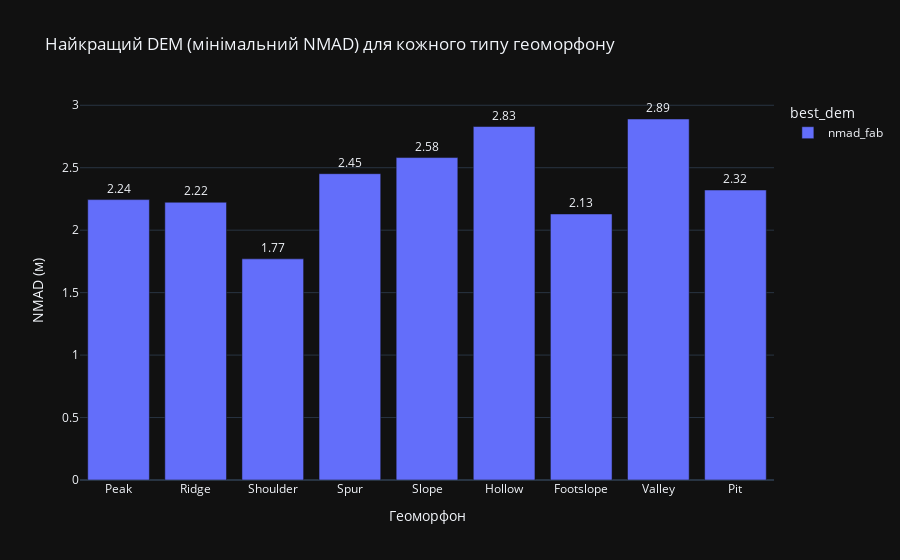

Write notebook code for a chart like this one.
### Code cell
import plotly.express as px

# Додаємо назву геоморфону
agg_by_geomorphon["landform"] = agg_by_geomorphon["fab_dem_geomorphon"].map(landform_names)

# Сортуємо за порядком геоморфону (опційно)
agg_by_geomorphon = agg_by_geomorphon.sort_values("fab_dem_geomorphon")

# Створюємо графік
fig = px.bar(
    agg_by_geomorphon,
    x="landform",
    y="best_nmad",
    color="best_dem",
    text="best_nmad",
    title="Найкращий DEM (мінімальний NMAD) для кожного типу геоморфону",
    labels={"best_nmad": "NMAD (м)", "landform": "Геоморфон"}
)

# Додаткові налаштування
fig.update_traces(texttemplate='%{text:.2f}', textposition='outside')
fig.update_layout(uniformtext_minsize=8, uniformtext_mode='hide')

fig.show()

### Figure 1 — Plotly figure (JSON) as saved in the notebook; plotly's stock layout.template omitted (floating-point values rounded to 4 significant figures)
{"data": [{"hovertemplate": "best_dem=nmad_fab<br>Геоморфон=%{x}<br>NMAD (м)=%{text}<extra></extra>", "legendgroup": "nmad_fab", "marker": {"color": "#636efa", "pattern": {"shape": ""}}, "name": "nmad_fab", "orientation": "v", "showlegend": true, "text": [2.245, 2.224, 1.77, 2.452, 2.581, 2.83, 2.13, 2.89, 2.321], "textposition": "outside", "x": ["Peak", "Ridge", "Shoulder", "Spur", "Slope", "Hollow", "Footslope", "Valley", "Pit"], "xaxis": "x", "y": [2.245, 2.224, 1.77, 2.452, 2.581, 2.83, 2.13, 2.89, 2.321], "yaxis": "y", "type": "bar", "texttemplate": "%{text:.2f}"}], "layout": {"xaxis": {"anchor": "y", "domain": [0.0, 1.0], "title": {"text": "Геоморфон"}}, "yaxis": {"anchor": "x", "domain": [0.0, 1.0], "title": {"text": "NMAD (м)"}}, "legend": {"title": {"text": "best_dem"}, "tracegroupgap": 0}, "title": {"text": "Найкращий DEM (мінімальний NMAD) для кожного типу геоморфону"}, "barmode": "relative", "uniformtext": {"minsize": 8, "mode": "hide"}}}
